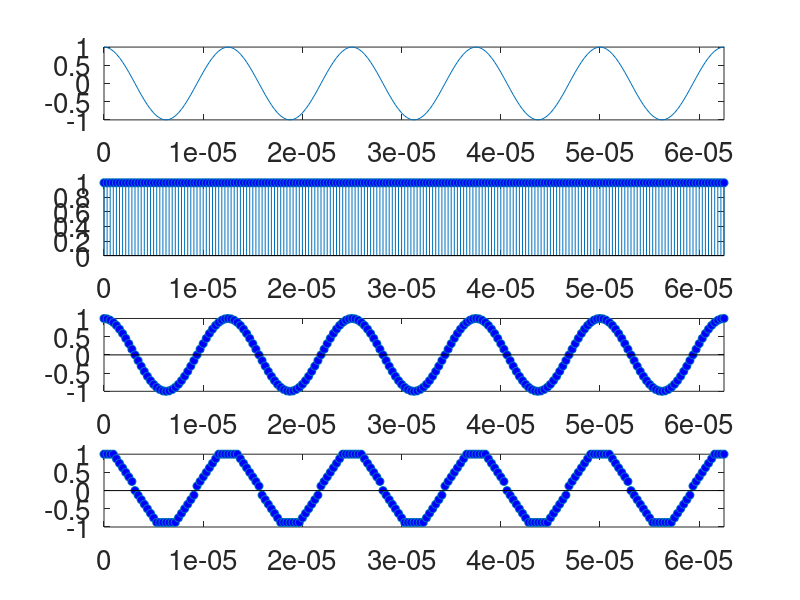
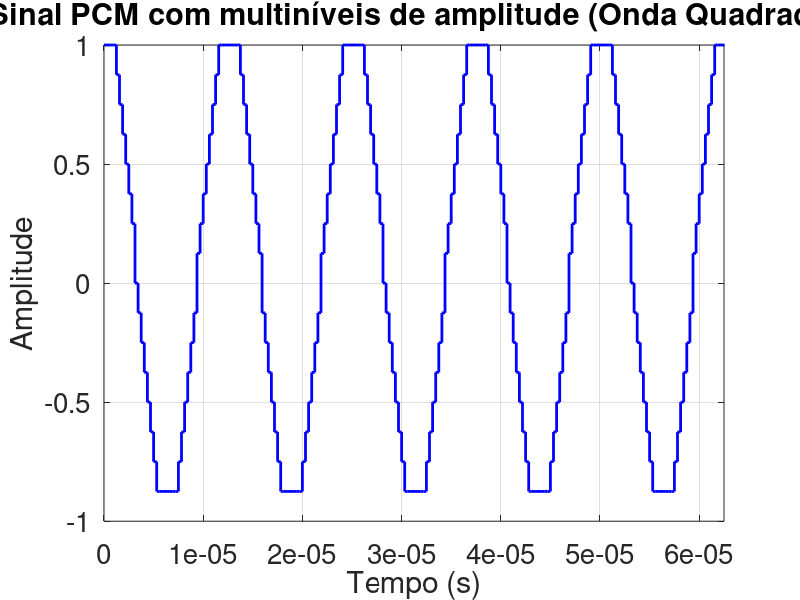

MATLAB code to generate these figures, in order:
close all; clear all; clc;
pkg load signal;

% Altera o tamanho da fonte nos plots para 15
set(0, 'DefaultAxesFontSize', 20);

% Defining the base signal amplitude.
A_signal = 1;

% Defining the frequency for the base signal 
f_signal = 80000;

% Defining the period and frequency of sampling:
fs = 40*f_signal;
Ts = 1/fs;
T = 1/f_signal;

% Defining the sinal period.
t_inicial = 0;
t_final = 0.01;

% "t" vector, correspondig to the time period of analysis, on time domain.
t = [t_inicial:Ts:t_final];

signal = A_signal*cos(2*pi*f_signal*t);

% Criando um trem de impulsos com período de 2T
impulse_train = zeros(size(t));
impulse_train(mod(t, 1/fs) == 0) = 1;

signal_sampled = signal .* impulse_train;


% Quantidade de níveis desejada (tirando o 0)
n=4;
num_levels = 2^n;

% Gerando os níveis de quantização automaticamente
levels = linspace(-1, 1, num_levels+1);
levels = levels(2:end); % Remove o primeiro elemento (zero)

% Quantização
quantized_signal = zeros(size(signal_sampled));
for i = 1:length(signal_sampled)
    for j = 1:length(levels)
        if signal_sampled(i) <= levels(j)
            quantized_signal(i) = levels(j);
            break;
        end
    end
end

figure(1)
subplot(411)
plot(t,signal)
xlim([0 5*T])
subplot(412)
stem(t,impulse_train, 'MarkerFaceColor', 'b')
xlim([0 5*T])
subplot(413)
stem(t,signal_sampled, 'LineStyle','none', 'MarkerFaceColor', 'b')
xlim([0 5*T])
subplot(414)
stem(t,quantized_signal, 'LineStyle','none', 'MarkerFaceColor', 'b')
xlim([0 5*T])

% convertendo valores quantizados para binário: 
binary_signal = dec2bin((quantized_signal + 1) * (2^(n-1)), n);

% Definindo as amplitudes para cada valor binário
amplitudes = linspace(-1, 1, 2^n + 1);

% Mapeando os valores binários para as amplitudes
pcm_signal = zeros(size(binary_signal, 1), 1);
for i = 1:size(binary_signal, 1)
    bin_str = binary_signal(i, :);
    bin_value = bin2dec(bin_str);
    pcm_signal(i) = amplitudes(bin_value + 1); % Adiciona 1 para compensar o índice 0 em MATLAB
end

% Definindo o vetor de tempo para o sinal PCM
t_pcm = [t_inicial:Ts:t_final];

figure(2)
stairs(t_pcm, pcm_signal, 'b', 'LineWidth', 2);
xlim([0 5*T])
xlabel('Tempo (s)');
ylabel('Amplitude');
title('Sinal PCM com multiníveis de amplitude (Onda Quadrada)');
grid on;
